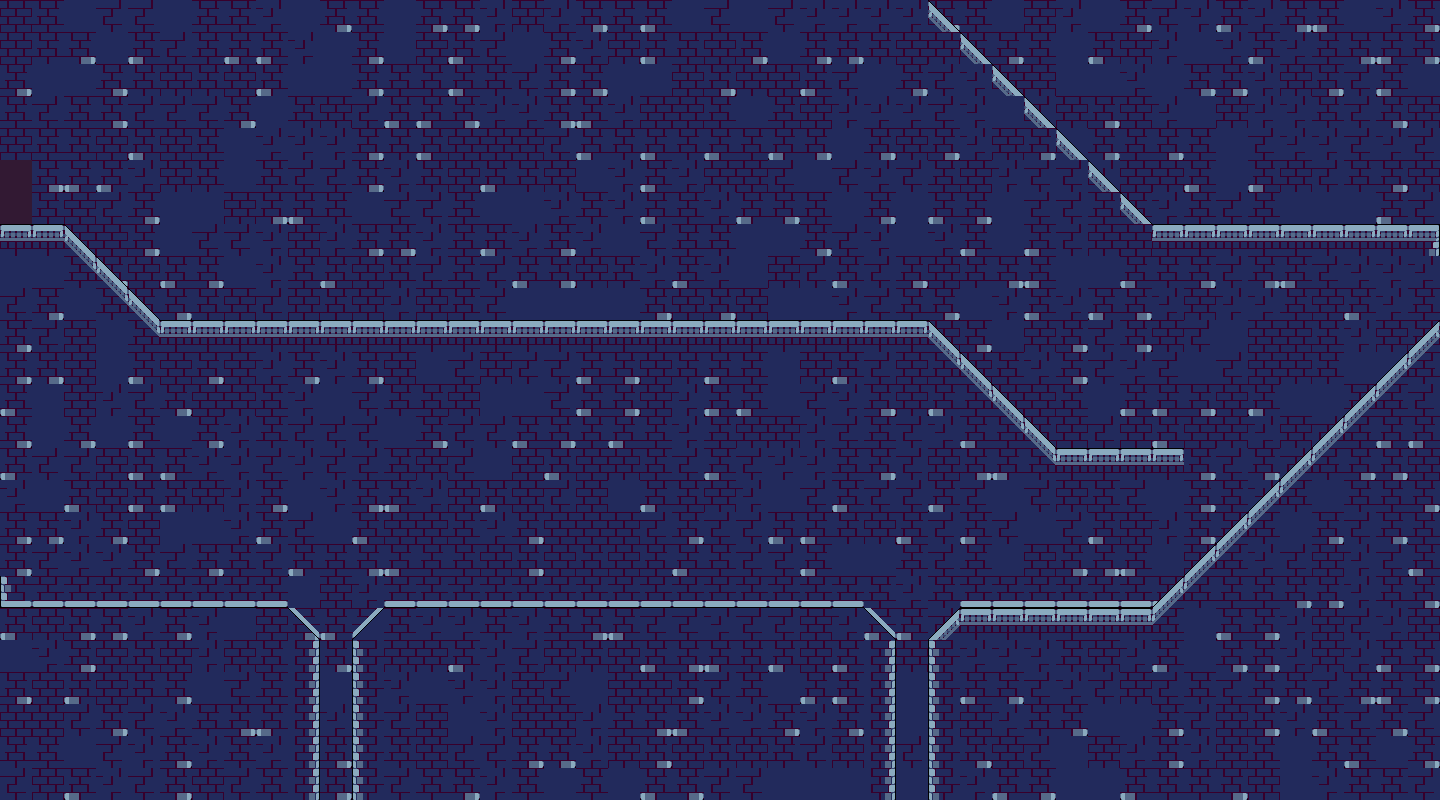

This game map was drawn from its Tiled (.tmx) file and the tilesets committed beside it. A one-line description and the trimmed map source follow:
An orthogonal 45x25 tile map with 32x32 px tiles, 5 tile layers (Tile Layer 1, Tile Layer 2, Tile Layer 3, Tile Layer 4, ...).

<map version="1.10" tiledversion="1.11.2" orientation="orthogonal" renderorder="right-down" width="45" height="25" tilewidth="32" tileheight="32" infinite="0" nextlayerid="7" nextobjectid="1">
 <tileset firstgid="1" source="tiles.tsx" />
 <layer id="1" name="Tile Layer 1" width="45" height="25">
  <data>[1125 cells, 1125 non-empty, 8 distinct tile ids]</data>
 </layer>
 <layer id="3" name="Tile Layer 2" width="45" height="25">
  <data>[1125 cells, 138 non-empty, 12 distinct tile ids]</data>
 </layer>
 <layer id="4" name="Tile Layer 3" width="45" height="25">
  <data>[1125 cells, 2 non-empty, 1 distinct tile ids]</data>
 </layer>
 <layer id="5" name="Tile Layer 4" width="45" height="25">
  <data>[1125 cells, 0 non-empty, 0 distinct tile ids]</data>
 </layer>
 <layer id="6" name="Tile Layer 5" width="45" height="25">
  <data>[1125 cells, 0 non-empty, 0 distinct tile ids]</data>
 </layer>
</map>
